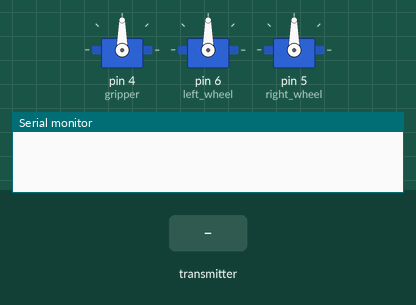
Simulated run of this sketch. Board: Arduino Uno, built with avr-gcc and run on an emulated ATmega328P. On the bench: 3 × servo, the last lines printed to the serial monitor. The test bench sets the inputs (shaded band). No radio packets arrive unless stated.

Above: at 1.2 s.
1.3 s: the transmitter starts sending buttonState.0 = 0
At 1.8 s:
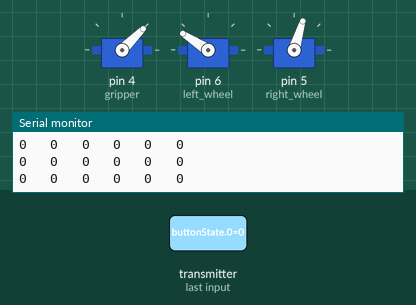
2.8 s: the transmitter starts sending buttonState.1 = 0
5.8 s: the transmitter starts sending buttonState.2 = 0
Timing chart, 0 to 8.8 s (numbered marks = the images above; inputs shaded):
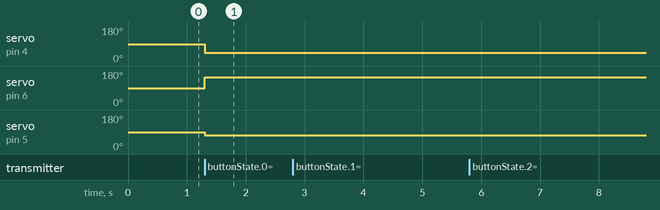

The sketch:

WIFIcontrol.ino
```cpp
/*
  Patrick Thomas, Izzy Cuasay, Ryan Greenlee - Robunny Rumble Project
  Date Created: January 29, 2016
  Due: February 22, 2016

  This program reads from a wireless transciever and interprets
  commands from a joystick to make the robot move.
*/

// Include the proper libraries
// Make sure these libraries are in the proper directory
#include <SPI.h>
#include <nRF24L01.h>
#include <RF24.h>
#include <Servo.h>
Servo gripper;
Servo left_wheel;
Servo right_wheel;
// Setting up the wireless transceiver
#define CE_PIN   9
#define CSN_PIN 10

// Defining the transmit pipe
// NOTE: the "LL" at the end of the constant is "LongLong" type
const uint64_t pipe = 0xE8E8F0F0E1LL; // Define the transmit pipe

// Creating a radio object
RF24 radio(CE_PIN, CSN_PIN); // Create a Radio

// Creating an array to store the button data coming from the transceiver
int buttonState[6];
int oldAngle = 512;
bool oldbuttonState1;
bool oldbuttonState2;

void setup() {
  radio.begin();
  radio.setChannel(19);
  radio.openReadingPipe(1, pipe);
  radio.startListening();
  gripper.attach(4);
  left_wheel.attach(6);
  right_wheel.attach(5);
  Serial.begin(9600);
}

void loop() {
  reciever();
}

// reads in an array from the wireless transiever and use the function movement_control()
void reciever() {
  int servo_direction;
  if (radio.available()) {
    bool done = false;
    while (!done) {
      done = radio.read(buttonState, sizeof(buttonState));
      Serial.print(buttonState[0]);
      Serial.print("   ");
      Serial.print(buttonState[1]);
      Serial.print("   ");
      Serial.print(buttonState[2]);
      Serial.print("   ");
      Serial.print(buttonState[3]);
      Serial.print("   ");
      Serial.print(buttonState[4]);
      Serial.print("   ");
      Serial.println(buttonState[5]);
      movement_control();
    }
  }
}

// uses input and movement functions to move the robot and to control the grippers
void movement_control() {
  if (buttonState[0] == LOW && oldbuttonState1 == HIGH) {
    gripper_close();
    oldbuttonState1 = LOW;
  }
  if (buttonState[0] == HIGH) {
    oldbuttonState1 = HIGH;
  }
  if (buttonState[1] == LOW && oldbuttonState2 == HIGH) {
    gripper_open();
    oldbuttonState2 = LOW;
  }
  if (buttonState[1] == HIGH) {
    oldbuttonState2 = HIGH;
  }
  if (abs((buttonState[3] - 512)) > 60 || abs((buttonState[2] - 512)) > 60) {
    robot_movement(buttonState[2], buttonState[3]);
  }
  else if (abs((buttonState[5] - 512)) > 60) {
    robot_spin(buttonState[5]);
  }
  else {
    stop_bot();
  }
  if (abs((buttonState[4] - oldAngle)) > 50){         // detects changes in order to use gripper by analog
    gripper_control(buttonState[4]);
    oldAngle = buttonState[4];
  }
}

// opens the gripper claw
void gripper_close() {
  gripper.write(180);
}

// closes gripper claw around the egg
void gripper_open() {
  gripper.write(45);
}

// spins the robot
void  robot_spin(int val) {
  int rw, lw, difference;
  difference = map(val, 0, 1023, -200, 200);
  lw = 1490 + difference;
  rw = 1490 + difference;
  left_wheel.writeMicroseconds(lw);
  right_wheel.writeMicroseconds(rw);
}

// moves the robot forward, backwards and turns
void robot_movement(int xVal, int yVal) {
  int speed_bot = map(xVal, 0, 1023, 1680, 1280);
  int difference = map(yVal, 0, 1023, -2*abs((speed_bot - 1490)), 2*abs((speed_bot - 1490)));
  int lw = speed_bot;
  int rw = 1490 + (1490 - speed_bot);
  if (difference > 0 && speed_bot < 1490) {
    rw += difference;
  }
  else if (difference < 0 && speed_bot < 1490) {
    lw += difference;
  }
  else if (difference > 0 && speed_bot > 1490) {
    rw -= difference;
  }
  else if (difference < 0 && speed_bot > 1490) {
    lw -= difference;
  }
  else{
    lw = 1490;
    rw = 1490;
  }
  left_wheel.writeMicroseconds(lw);
  right_wheel.writeMicroseconds(rw);
}

// Stop the robot
void stop_bot() {
  left_wheel.writeMicroseconds(1490);
  right_wheel.writeMicroseconds(1490);
}

// Control the gripper
void gripper_control(int xVal){
  int angle = map (xVal, 0, 1023, 45, 180);
  gripper.write(angle);
}
```

Measured:
- after the input at 1.3 s, servo on pin 4 (gripper): 90° → 45° at once; servo on pin 6 (left_wheel): 90° → 147° at once; servo on pin 5 (right_wheel): 90° → 73° at once
